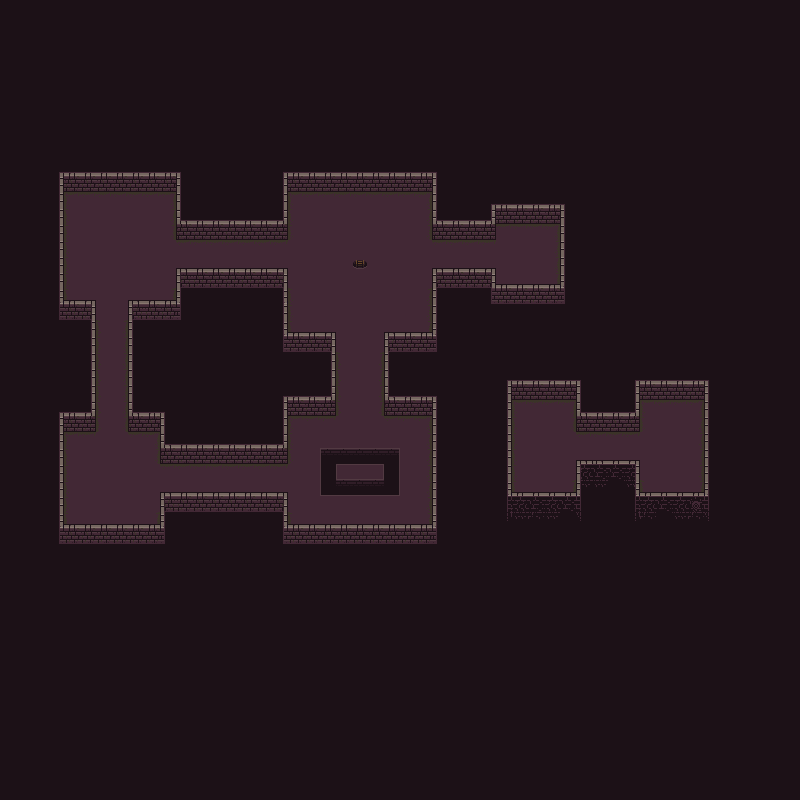

Rendered tile map (Tiled .tmx) drawn with the repository's tilesets; below, a short description and the map source with its tile grids summarised:
An orthogonal 50x50 tile map with 16x16 px tiles, 5 tile layers (background, bg2, floor, playerLayer, ...), 2 tilesets and 26 objects.

<map version="1.4" tiledversion="1.4.3" orientation="orthogonal" renderorder="right-down" width="50" height="50" tilewidth="16" tileheight="16" infinite="0" nextlayerid="14" nextobjectid="125">
 <tileset firstgid="1" source="../tilesets/map_tileset.tsx" />
 <tileset firstgid="257" source="../tilesets/objects_tileset.tsx" />
 <layer id="1" name="background" width="50" height="50">
  <data>[2500 cells, 2500 non-empty, 1 distinct tile ids]</data>
 </layer>
 <layer id="2" name="bg2" width="50" height="50">
  <data>[2500 cells, 44 non-empty, 18 distinct tile ids]</data>
 </layer>
 <layer id="3" name="floor" width="50" height="50">
  <data>[2500 cells, 410 non-empty, 12 distinct tile ids]</data>
 </layer>
 <layer id="10" name="playerLayer" width="50" height="50">
  <data>[2500 cells, 0 non-empty, 0 distinct tile ids]</data>
 </layer>
 <layer id="4" name="walls" width="50" height="50">
  <data>[2500 cells, 336 non-empty, 20 distinct tile ids]</data>
 </layer>
 <objectgroup id="12" name="solids">
  <object id="88" x="320" y="448" width="16" height="48" />
  <object id="89" x="336" y="448" width="48" height="16" />
  <object id="90" x="384" y="448" width="16" height="48" />
  <object id="91" x="336" y="480" width="48" height="16" />
  <object id="100" x="64" y="176" width="112" height="16" />
  <object id="101" x="176" y="192" width="112" height="48" />
  <object id="102" x="288" y="176" width="144" height="16" />
  <object id="105" x="432" y="192" width="64" height="48" />
  <object id="106" x="496" y="208" width="64" height="16" />
  <object id="108" x="48" y="192" width="16" height="128" />
  <object id="109" x="64" y="320" width="32" height="112" />
  <object id="110" x="48" y="432" width="16" height="112" />
  <object id="111" x="64" y="544" width="96" height="16" />
  <object id="112" x="160" y="512" width="128" height="32" />
  <object id="113" x="288" y="544" width="144" height="16" />
  <object id="114" x="432" y="416" width="16" height="128" />
  <object id="115" x="384" y="352" width="48" height="64" />
  <object id="116" x="432" y="288" width="64" height="64" />
  <object id="117" x="496" y="304" width="64" height="16" />
  <object id="118" x="560" y="224" width="16" height="80" />
  <object id="119" x="288" y="352" width="48" height="64" />
  <object id="120" x="160" y="416" width="128" height="48" />
  <object id="122" x="160" y="320" width="128" height="96" />
  <object id="123" x="176" y="288" width="112" height="32" />
  <object id="124" x="128" y="320" width="32" height="112" />
 </objectgroup>
 <objectgroup id="13" name="spawns">
  <object id="82" x="359.333" y="426.667">
   <point />
  </object>
 </objectgroup>
</map>
